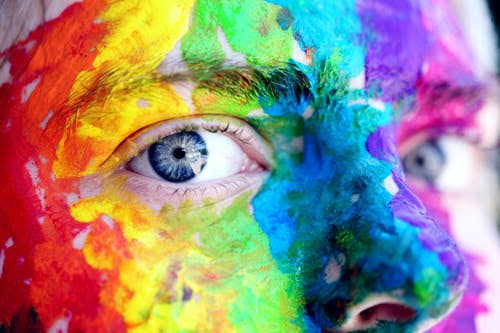
#> input picture 1.jpeg, 500 x 333 px, given in place of 1.jpg, which was not available
$ python main.py
#> lines starting #> are read from the running program, lines starting #| are printed output that depends on the picture; pictures that were not available may be replaced by others from this repository, and a replacement may not be noted
import pandas as pd
import numpy as np
from PIL import Image
import matplotlib.image as img
import matplotlib.pyplot as plt

img1_org = img.imread('1.jpg') #reading the image
#> img1_org is the input picture: shape (333, 500, 3); mean R, G, B 149.1, 137, 128.6
img2_org = img.imread('2.jpg')
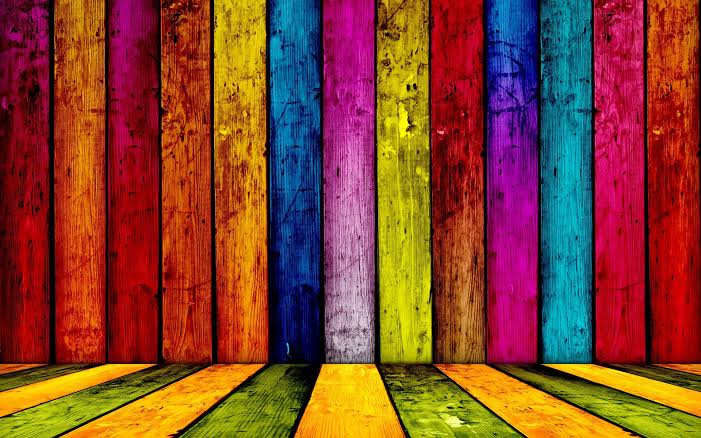
#> input picture 2.jpeg, 701 x 438 px, given in place of 2.jpg, which was not available
#> img2_org is the input picture: shape (438, 701, 3); mean R, G, B 134.4, 67.3, 45.3
img3_org = img.imread('3.jpg')
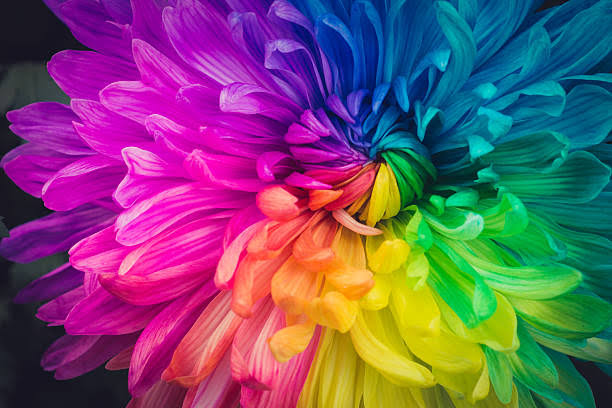
#> input picture 3.jpeg, 612 x 408 px, given in place of 3.jpg, which was not available
#> img3_org is the input picture: shape (408, 612, 3); mean R, G, B 116.3, 80.4, 108.2
img1=img1_org[:,:,0] #picking 'B' matrix of RGB of the provided image
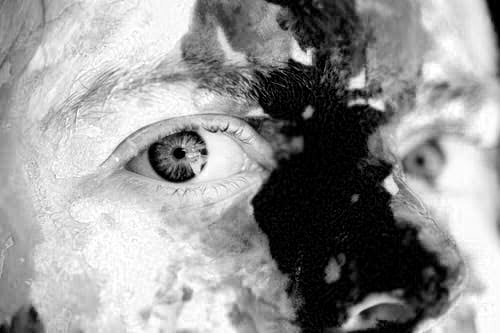
#> img1: shape (333, 500); min 0, max 255, mean 149.1
img2=img2_org[:,:,0]
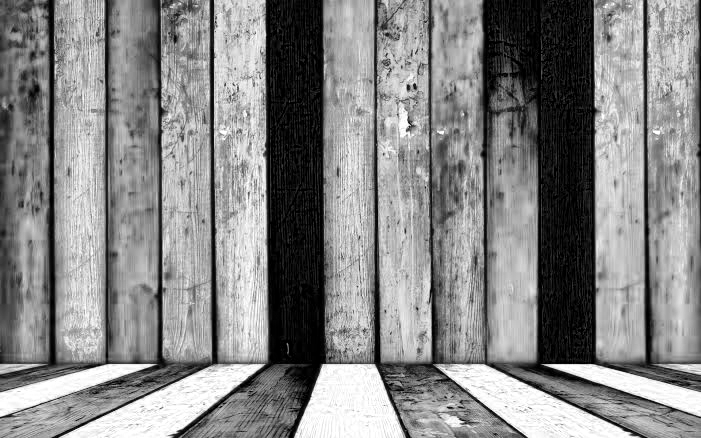
#> img2: shape (438, 701); min 0, max 255, mean 134.4
img3=img3_org[:,:,0]
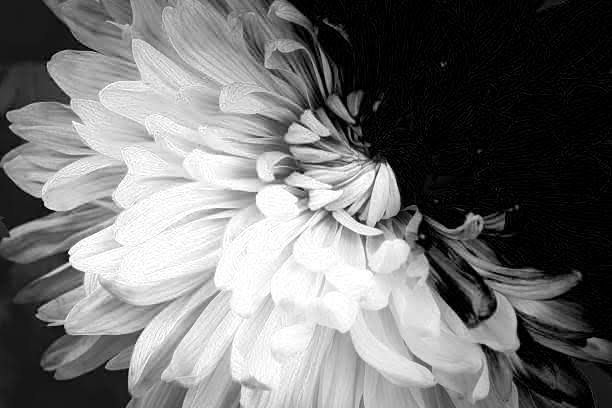
#> img3: shape (408, 612); min 0, max 255, mean 116.3

img1=(img1.reshape(1,img1.shape[0]*img1.shape[1])) #reshaping the matrix from PxP to 1xP^2
img2=(img2.reshape(1,img2.shape[0]*img2.shape[1]))
img3=(img3.reshape(1,img3.shape[0]*img3.shape[1]))

#> (the run stopped early here; a loop or call above may not have finished)
